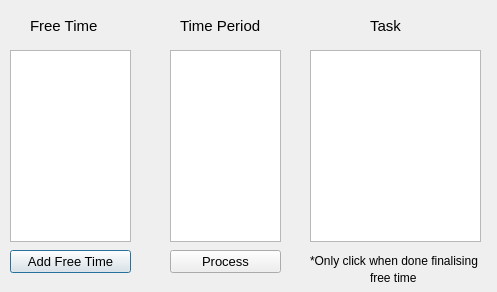
<?xml version="1.0" encoding="UTF-8"?>
<ui version="4.0">
 <class>Dialog</class>
 <widget class="QDialog" name="Dialog">
  <property name="geometry">
   <rect>
    <x>0</x>
    <y>0</y>
    <width>497</width>
    <height>292</height>
   </rect>
  </property>
  <property name="windowTitle">
   <string>Schedule</string>
  </property>
  <widget class="QListWidget" name="lw_free">
   <property name="geometry">
    <rect>
     <x>10</x>
     <y>50</y>
     <width>121</width>
     <height>192</height>
    </rect>
   </property>
  </widget>
  <widget class="QListWidget" name="lw_time">
   <property name="geometry">
    <rect>
     <x>170</x>
     <y>50</y>
     <width>111</width>
     <height>192</height>
    </rect>
   </property>
  </widget>
  <widget class="QLabel" name="lbl_free">
   <property name="geometry">
    <rect>
     <x>30</x>
     <y>10</y>
     <width>151</width>
     <height>31</height>
    </rect>
   </property>
   <property name="font">
    <font>
     <pointsize>11</pointsize>
     <weight>50</weight>
     <bold>false</bold>
    </font>
   </property>
   <property name="text">
    <string>Free Time</string>
   </property>
  </widget>
  <widget class="QLabel" name="lbl_time">
   <property name="geometry">
    <rect>
     <x>180</x>
     <y>10</y>
     <width>81</width>
     <height>31</height>
    </rect>
   </property>
   <property name="font">
    <font>
     <pointsize>11</pointsize>
     <weight>50</weight>
     <bold>false</bold>
    </font>
   </property>
   <property name="text">
    <string>Time Period</string>
   </property>
  </widget>
  <widget class="QLabel" name="lbl_task">
   <property name="geometry">
    <rect>
     <x>370</x>
     <y>10</y>
     <width>41</width>
     <height>31</height>
    </rect>
   </property>
   <property name="font">
    <font>
     <pointsize>11</pointsize>
     <weight>50</weight>
     <bold>false</bold>
    </font>
   </property>
   <property name="text">
    <string>Task</string>
   </property>
  </widget>
  <widget class="QListWidget" name="lw_task">
   <property name="geometry">
    <rect>
     <x>310</x>
     <y>50</y>
     <width>171</width>
     <height>192</height>
    </rect>
   </property>
  </widget>
  <widget class="QPushButton" name="btn_add">
   <property name="geometry">
    <rect>
     <x>10</x>
     <y>250</y>
     <width>121</width>
     <height>23</height>
    </rect>
   </property>
   <property name="font">
    <font>
     <pointsize>10</pointsize>
     <weight>50</weight>
     <bold>false</bold>
    </font>
   </property>
   <property name="text">
    <string>Add Free Time</string>
   </property>
  </widget>
  <widget class="QPushButton" name="btn_process">
   <property name="geometry">
    <rect>
     <x>170</x>
     <y>250</y>
     <width>111</width>
     <height>23</height>
    </rect>
   </property>
   <property name="font">
    <font>
     <pointsize>10</pointsize>
     <weight>50</weight>
     <bold>false</bold>
    </font>
   </property>
   <property name="text">
    <string>Process</string>
   </property>
  </widget>
  <widget class="QLabel" name="lbl_message">
   <property name="geometry">
    <rect>
     <x>310</x>
     <y>250</y>
     <width>201</width>
     <height>21</height>
    </rect>
   </property>
   <property name="font">
    <font>
     <pointsize>9</pointsize>
    </font>
   </property>
   <property name="text">
    <string>*Only click when done finalising</string>
   </property>
  </widget>
  <widget class="QLabel" name="label">
   <property name="geometry">
    <rect>
     <x>370</x>
     <y>270</y>
     <width>51</width>
     <height>16</height>
    </rect>
   </property>
   <property name="font">
    <font>
     <pointsize>9</pointsize>
    </font>
   </property>
   <property name="text">
    <string>free time</string>
   </property>
  </widget>
 </widget>
 <resources/>
 <connections/>
</ui>
